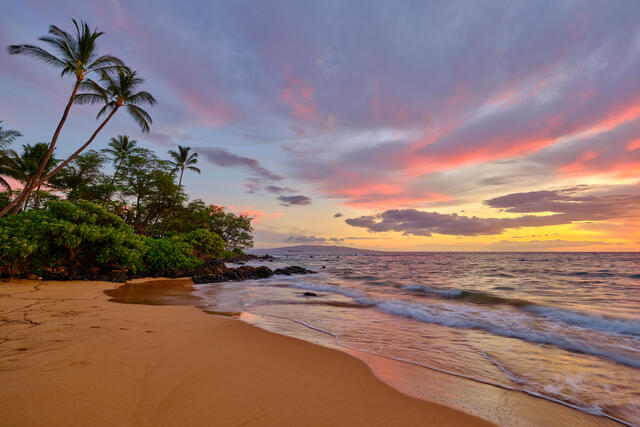
#> input picture K Means Clustering/Images/sunset.jpg, 640 x 427 px
$ jupyter execute --allow-errors K-Means-Clustering.ipynb   (shell and % lines are left out)
#> lines starting #> are read from the running program, lines starting #| are printed output that depends on the picture
# **k-Means Clustering**

#### **Student Name:** Daniel Giedraitis

#### **Student Number:** C00260331

#### **Module:** Data Science and Machine Learning 2 - Y4

<br>

For this project I will be using this [notebook](https://github.com/jakevdp/PythonDataScienceHandbook/blob/master/notebooks/05.11-K-Means.ipynb) and making changes to it.
Now we will move on to another class of unsupervised machine learning models: clustering algorithms.
Clustering algorithms seek to learn, from the properties of the data, an optimal division or discrete labeling of groups of points.

Many clustering algorithms are available in Scikit-Learn and elsewhere, but perhaps the simplest to understand is an algorithm known as *k-means clustering*, which is implemented in `sklearn.cluster.KMeans`.

## **Change Log:**

Changed the seaborn style from seaborn-whitegrid' to seaborn-v0_8-whitegrid because it was outdated in this notebook

[cell 1]
import matplotlib.pyplot as plt
import numpy as np
plt.style.use('seaborn-v0_8-whitegrid')

I changed the sample size from 300 to 600 and changed the centers from 4 to 10. This change will result in a plot with more points spread across a larger area, and you'll see 10 distinct clusters instead of 4. The clusters might overlap more due to the increased number of centers, but the overall structure of the dataset should still be visible.

[cell 2]
from sklearn.datasets import make_blobs
X, y_true = make_blobs(n_samples=600, centers=10,
                       cluster_std=0.60, random_state=0)
plt.scatter(X[:, 0], X[:, 1], s=50);
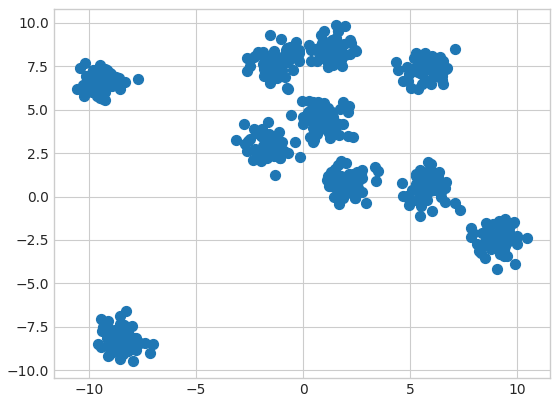
#> figure drawn by matplotlib, 1 panel

By eye, it is relatively easy to pick out the four clusters.
The *k*-means algorithm does this automatically, and in Scikit-Learn uses the typical estimator API:

Change: Here I added 'n_init=10' because it sets the number of initializations to 10, which is the current default value. This change ensures that your code will work without any warnings in future versions of scikit-learn.

[cell 3]
from sklearn.cluster import KMeans
kmeans = KMeans(n_clusters=10, n_init=10)
kmeans.fit(X)
y_kmeans = kmeans.predict(X)

Let's visualize the results by plotting the data colored by these labels (the following figure).
We will also plot the cluster centers as determined by the *k*-means estimator:

[cell 4]
plt.scatter(X[:, 0], X[:, 1], c=y_kmeans, s=50, cmap='viridis')

centers = kmeans.cluster_centers_
plt.scatter(centers[:, 0], centers[:, 1], c='black', s=200);
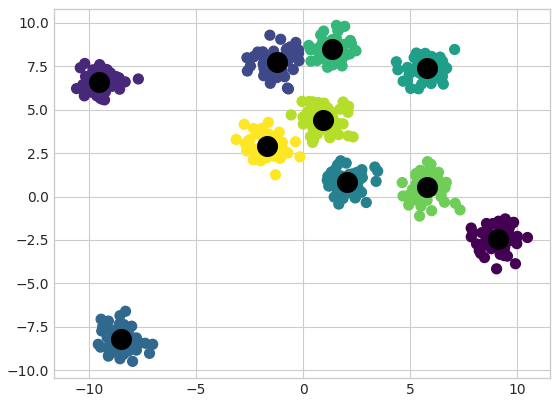
#> figure drawn by matplotlib, 1 panel

The good news is that the *k*-means algorithm (at least in this simple case) assigns the points to clusters very similarly to how we might assign them by eye.
But you might wonder how this algorithm finds these clusters so quickly: after all, the number of possible combinations of cluster assignments is exponential in the number of data points—an exhaustive search would be very, very costly.
Fortunately for us, such an exhaustive search is not necessary: instead, the typical approach to *k*-means involves an intuitive iterative approach known as *expectation–maximization*.

## Expectation–Maximization

Expectation–maximization (E–M) is a powerful algorithm that comes up in a variety of contexts within data science.
*k*-means is a particularly simple and easy-to-understand application of the algorithm, and we will walk through it briefly here.
In short, the expectation–maximization approach here consists of the following procedure:

1. Guess some cluster centers.
2. Repeat until converged:
   1. *E-step*: Assign points to the nearest cluster center.
   2. *M-step*: Set the cluster centers to the mean of their assigned points.

Here the *E-step* or *expectation step* is so named because it involves updating our expectation of which cluster each point belongs to.
The *M-step* or *maximization step* is so named because it involves maximizing some fitness function that defines the locations of the cluster centers—in this case, that maximization is accomplished by taking a simple mean of the data in each cluster.

The literature about this algorithm is vast, but can be summarized as follows: under typical circumstances, each repetition of the E-step and M-step will always result in a better estimate of the cluster characteristics.

We can visualize the algorithm as shown in the following figure.
For the particular initialization shown here, the clusters converge in just three iterations.

The *k*-means algorithm is simple enough that we can write it in a few lines of code.
The following is a very basic implementation (see the following figure):

[cell 5]
from sklearn.metrics import pairwise_distances_argmin

def find_clusters(X, n_clusters, rseed=2):
    # 1. Randomly choose clusters
#> called with X = array of shape (600, 2), n_clusters = 4, rseed = 2
    rng = np.random.RandomState(rseed)
    i = rng.permutation(X.shape[0])[:n_clusters]
    centers = X[i]

    while True:
        # 2a. Assign labels based on closest center
        labels = pairwise_distances_argmin(X, centers)

        # 2b. Find new centers from means of points
        new_centers = np.array([X[labels == i].mean(0)
                                for i in range(n_clusters)])

        # 2c. Check for convergence
        if np.all(centers == new_centers):
            break
        centers = new_centers

    return centers, labels

centers, labels = find_clusters(X, 4)
plt.scatter(X[:, 0], X[:, 1], c=labels,
            s=50, cmap='viridis');
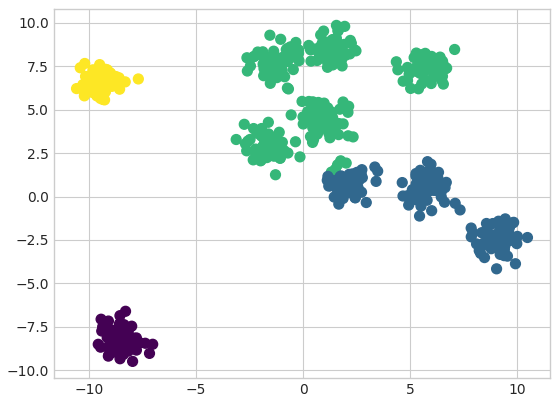
#> figure drawn by matplotlib, 1 panel

Most well-tested implementations will do a bit more than this under the hood, but the preceding function gives the gist of the expectation–maximization approach.

There are a few caveats to be aware of when using the expectation–maximization algorithm:

#### The globally optimal result may not be achieved
First, although the E–M procedure is guaranteed to improve the result in each step, there is no assurance that it will lead to the *global* best solution.
For example, if we use a different random seed in our simple procedure, the particular starting guesses lead to poor results (see the following figure):

[cell 6]
centers, labels = find_clusters(X, 4, rseed=0)
plt.scatter(X[:, 0], X[:, 1], c=labels,
            s=50, cmap='viridis');
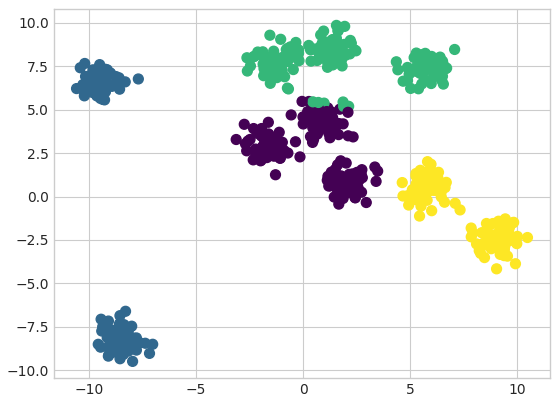
#> figure drawn by matplotlib, 1 panel

Here the E–M approach has converged, but has not converged to a globally optimal configuration. For this reason, it is common for the algorithm to be run for multiple starting guesses, as indeed Scikit-Learn does by default (the number is set by the ``n_init`` parameter, which defaults to 10).

#### The number of clusters must be selected beforehand
Another common challenge with *k*-means is that you must tell it how many clusters you expect: it cannot learn the number of clusters from the data.
For example, if we ask the algorithm to identify six clusters, it will happily proceed and find the best six clusters.

Change: I was getting and warning message in the below code so by setting n_init=10 explicitly, I am specifying the number of initializations for the KMeans algorithm, which matches the current default value. This will suppress the warning message.

[cell 7]
labels = KMeans(n_clusters=6, random_state=0, n_init=10).fit_predict(X)
plt.scatter(X[:, 0], X[:, 1], c=labels,
            s=50, cmap='viridis');
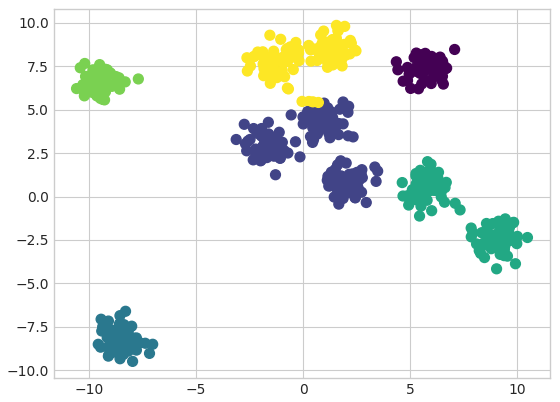
#> figure drawn by matplotlib, 1 panel

Whether the result is meaningful is a question that is difficult to answer definitively; one approach that is rather intuitive, but that we won't discuss further here, is called [silhouette analysis](http://scikit-learn.org/stable/auto_examples/cluster/plot_kmeans_silhouette_analysis.html).

Alternatively, you might use a more complicated clustering algorithm that has a better quantitative measure of the fitness per number of clusters (e.g., Gaussian mixture models; see [In Depth: Gaussian Mixture Models](05.12-Gaussian-Mixtures.ipynb)) or which *can* choose a suitable number of clusters (e.g., DBSCAN, mean-shift, or affinity propagation, all available in the `sklearn.cluster` submodule).

#### k-means is limited to linear cluster boundaries
The fundamental model assumptions of *k*-means (points will be closer to their own cluster center than to others) means that the algorithm will often be ineffective if the clusters have complicated geometries.

In particular, the boundaries between *k*-means clusters will always be linear, which means that it will fail for more complicated boundaries.
Consider the following data, along with the cluster labels found by the typical *k*-means approach (see the following figure):

Change: By increasing the number of samples from 200 to 400 and increasing the noise level from 0.05 to 0.1, you'll get a larger dataset with more points that might be more spread out and less clearly separated into two moon-shaped clusters. The increased noise level may also introduce more randomness and make the dataset more challenging for clustering algorithms to separate effectively.

[cell 8]
from sklearn.datasets import make_moons
X, y = make_moons(300, noise=.1, random_state=0)

Change: By setting 'n_init=10' explicitly, you are specifying the number of initializations for the KMeans algorithm, which matches the current default value. This will suppress the warning message.

[cell 9]
labels = KMeans(n_clusters=2, random_state=0, n_init=10).fit_predict(X)
plt.scatter(X[:, 0], X[:, 1], c=labels,
            s=50, cmap='viridis');
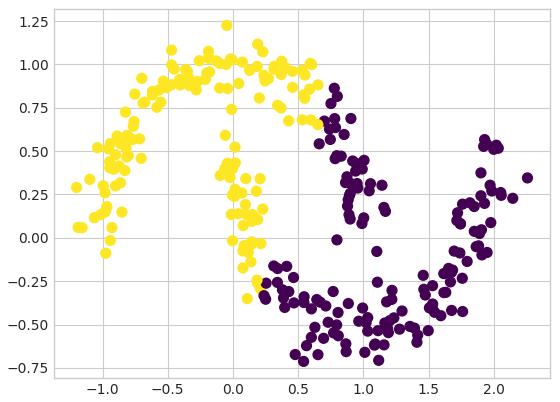
#> figure drawn by matplotlib, 1 panel

This situation is reminiscent of the discussion in [In-Depth: Support Vector Machines](05.07-Support-Vector-Machines.ipynb), where we used a kernel transformation to project the data into a higher dimension where a linear separation is possible.
We might imagine using the same trick to allow *k*-means to discover non-linear boundaries.

One version of this kernelized *k*-means is implemented in Scikit-Learn within the ``SpectralClustering`` estimator.
It uses the graph of nearest neighbors to compute a higher-dimensional representation of the data, and then assigns labels using a *k*-means algorithm (see the following figure):

[cell 10]
from sklearn.cluster import SpectralClustering
model = SpectralClustering(n_clusters=2, affinity='nearest_neighbors',
                           assign_labels='kmeans')
labels = model.fit_predict(X)
plt.scatter(X[:, 0], X[:, 1], c=labels,
            s=50, cmap='viridis');
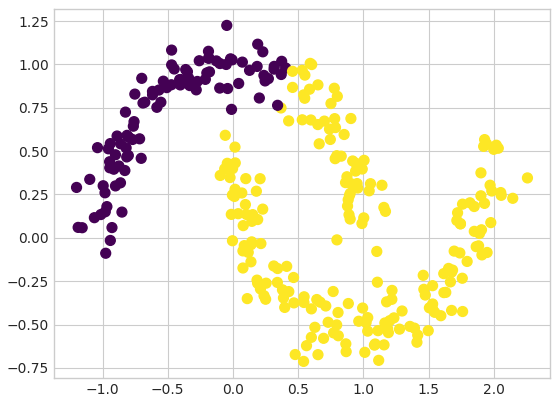
#> figure drawn by matplotlib, 1 panel

We see that with this kernel transform approach, the kernelized *k*-means is able to find the more complicated nonlinear boundaries between clusters.

#### k-means can be slow for large numbers of samples
Because each iteration of *k*-means must access every point in the dataset, the algorithm can be relatively slow as the number of samples grows.
You might wonder if this requirement to use all data at each iteration can be relaxed; for example, you might just use a subset of the data to update the cluster centers at each step.
This is the idea behind batch-based *k*-means algorithms, one form of which is implemented in `sklearn.cluster.MiniBatchKMeans`.
The interface for this is the same as for standard `KMeans`; we will see an example of its use as we continue our discussion.

<br>

## **Examples**

Being careful about these limitations of the algorithm, we can use *k*-means to our advantage in a variety of situations.
We'll now take a look at a couple of examples.

<br>

## **Example 1:** K-means Clustering on Penguin Data

## **Business Understanding**

The dataset consists of penguin data with features such as culmen length, culmen depth, flipper length, body mass, and sex. Our objective is to apply clustering algorithms to identify distinct groups or clusters of penguins based on these features. By doing so, we aim to gain insights into the underlying patterns and structure within the data, which can further our understanding of penguin populations.

<br>

## **Data Understanding**

The dataset [penguins.csv](https://www.kaggle.com/datasets/youssefaboelwafa/clustering-penguins-species) contains the following columns:

- culmen_length_mm: culmen length (mm)
- culmen_depth_mm: culmen depth (mm)
- flipper_length_mm: flipper length (mm)
- body_mass_g: body mass (g)
- sex: penguin sex (MALE or FEMALE)

Before applying clustering algorithms, we will perform exploratory data analysis to understand the distribution of each feature, identify any missing values, and gain insights into the relationships between different features.

[cell 11]
# Import necessary libraries
import pandas as pd
import matplotlib.pyplot as plt

# Load the penguins dataset
#> (the rest of this cell did not finish here and is left out)

## **Data Preparation**

We will encode the categorical variable 'sex' into numerical values (0 for FEMALE, 1 for MALE) to make it suitable for clustering algorithms. Then, we will select relevant features for clustering and scale the numerical features using StandardScaler to ensure that each feature contributes equally to the clustering process.

#> (a cell that did not finish here is left out)

<br>

## **Modeling**

We will apply the k-Means clustering algorithm with varying numbers of clusters (k) to identify the optimal number of clusters for our dataset. We will initialize empty lists to store cluster labels for different k values and fit KMeans models for each k value. We will use the silhouette score as a metric to evaluate the quality of clusters.

[cell 13]
# Apply the k-Means clustering algorithm with varying number of clusters (k)
from sklearn.cluster import KMeans

# Initialize empty list to store cluster labels for different k values
cluster_labels = []

# Specify the range of k values to try
k_values = range(1, 11)

# Fit KMeans models for different k values
#> (the rest of this cell did not finish here and is left out)

<br>

## **Evaluation**

We will evaluate the quality of clusters using metrics such as the silhouette score, which measures how similar an object is to its own cluster compared to other clusters. We will plot the silhouette scores for different numbers of clusters to determine the optimal number of clusters that maximizes the silhouette score.

[cell 14]
# Evaluate the quality of clusters using metrics such as silhouette score
from sklearn.metrics import silhouette_score

# Initialize an empty list to store silhouette scores
silhouette_scores = []

# Iterate over the cluster labels generated by different k values
for labels in cluster_labels:
    # Check if there's more than one unique label
    if len(np.unique(labels)) > 1:
        # Calculate silhouette score and append to list
        score = silhouette_score(X_scaled, labels)
        silhouette_scores.append(score)
    else:
        # If only one unique label, append None to indicate invalid silhouette score
        silhouette_scores.append(None)

# Plot the silhouette scores
plt.figure(figsize=(10, 6))
#> (the rest of this cell did not finish here and is left out)

<br>

## **Example 2:** k-Means for Color Compression

In this example, we'll apply k-Means clustering to compress the colors within a different image. Let's imagine we have an image with millions of colors, but many of these colors are similar or even identical. We can use k-Means clustering to reduce the number of distinct colors while preserving the overall appearance of the image.

Previously used the load_sample_image function from Scikit-Learn to load the "china.jpg" image. Now im using the io.imread function from Scikit-Image to load a different image named "sunset.jpg".

[cell 15]
# Load the image
from skimage import io
sunset_image = io.imread("Images/sunset.jpg")
#> sunset_image is the input picture: shape (427, 640, 3); mean R, G, B 139.3, 114.4, 110.9

# Display the original image
import matplotlib.pyplot as plt
plt.imshow(sunset_image)
plt.axis('off')
plt.show()

The image is stored as a three-dimensional array of size (height, width, RGB), where each pixel contains red, green, and blue color values ranging from 0 to 255.

[cell 16]
print("Image shape:", sunset_image.shape)
#| Image shape: (427, 640, 3)

Next, we'll reshape the data and normalize the color values to the range [0, 1]:

[cell 17]
# Reshape and normalize the data
data = sunset_image / 255.0
data = data.reshape(-1, 3)
data.shape
#> Out = (273280, 3)

We can visualize these pixels in this color space, using a subset of 10,000 pixels for efficiency (see the following figure):

[cell 18]
import numpy as np
import matplotlib.pyplot as plt

def plot_pixels(data, title, colors=None, N=10000):
#> called with data = array of shape (273280, 3), title = 'Input color space: Original Image', N = 10000
    if colors is None:
        colors = data

    # choose a random subset
    rng = np.random.default_rng(0)
    i = rng.permutation(data.shape[0])[:N]
    colors = colors[i]
    R, G, B = data[i].T
#> R = 10000 values, max 1 at index 149, min 0 at index 902, mean 0.543; G = 10000 values, max 0.973 at index 3548, min 0 at index 347, mean 0.447; B = 10000 values, max 0.855 at index 9336, min 0 at index 35, mean 0.434

    fig, ax = plt.subplots(1, 2, figsize=(16, 6))
    ax[0].scatter(R, G, color=colors, marker='.')
    ax[0].set(xlabel='Red', ylabel='Green', xlim=(0, 1), ylim=(0, 1))

    ax[1].scatter(R, B, color=colors, marker='.')
    ax[1].set(xlabel='Red', ylabel='Blue', xlim=(0, 1), ylim=(0, 1))

    fig.suptitle(title, size=20)
    plt.show()
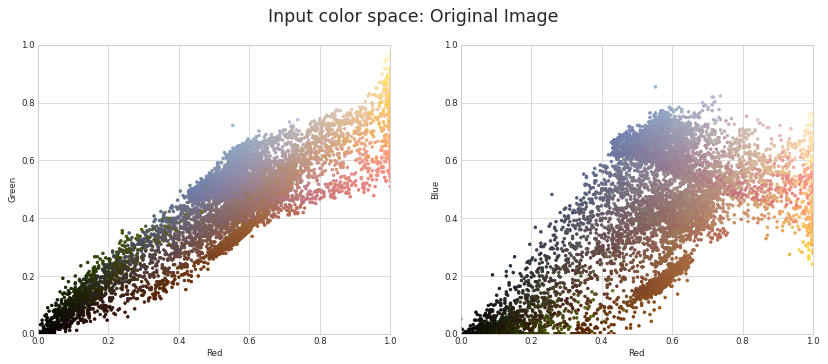
#> figure drawn by matplotlib, 2 panels

Now, let's visualize the pixels in the color space:

[cell 19]
plot_pixels(data, title='Input color space: Original Image')

We'll use k-Means clustering to reduce the number of colors to 16:

[cell 20]
# Import MiniBatchKMeans from sklearn.cluster
from sklearn.cluster import MiniBatchKMeans

# Perform k-Means clustering
kmeans = MiniBatchKMeans(n_clusters=16, n_init=3)  # Explicitly set n_init to suppress the warning
kmeans.fit(data)
new_colors = kmeans.cluster_centers_[kmeans.predict(data)]

Visualize the reduced color space:

[cell 21]
plot_pixels(data, colors=new_colors,
            title="Reduced color space: 16 colors")
#> call 2 of plot_pixels, with data = array of shape (273280, 3), title = 'Reduced color space: 16 colors', colors = array of shape (273280, 3), N = 10000
#> in plot_pixels (call 2), `plt.show()`:
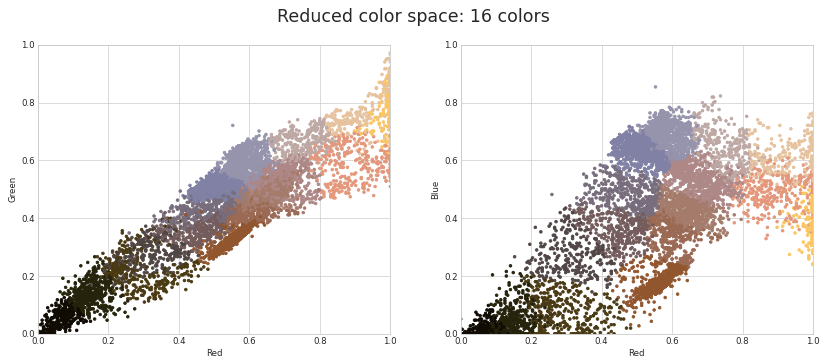
#> figure drawn by matplotlib, 2 panels

Finally, we'll recolor the original image using the new color palette:

[cell 22]
# Recolor the original image
sunset_recolored = new_colors.reshape(sunset_image.shape)
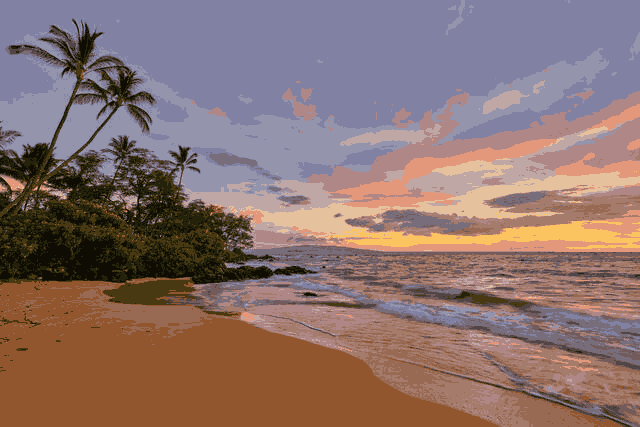
#> sunset_recolored: shape (427, 640, 3) float64; mean R, G, B 0.546, 0.447, 0.434

# Display the original and recolored images
fig, ax = plt.subplots(1, 2, figsize=(16, 6),
                       subplot_kw=dict(xticks=[], yticks=[]))
fig.subplots_adjust(wspace=0.05)
ax[0].imshow(sunset_image)
ax[0].set_title('Original Image', size=16)
ax[1].imshow(sunset_recolored)
ax[1].set_title('16-color Image', size=16)
plt.show()
